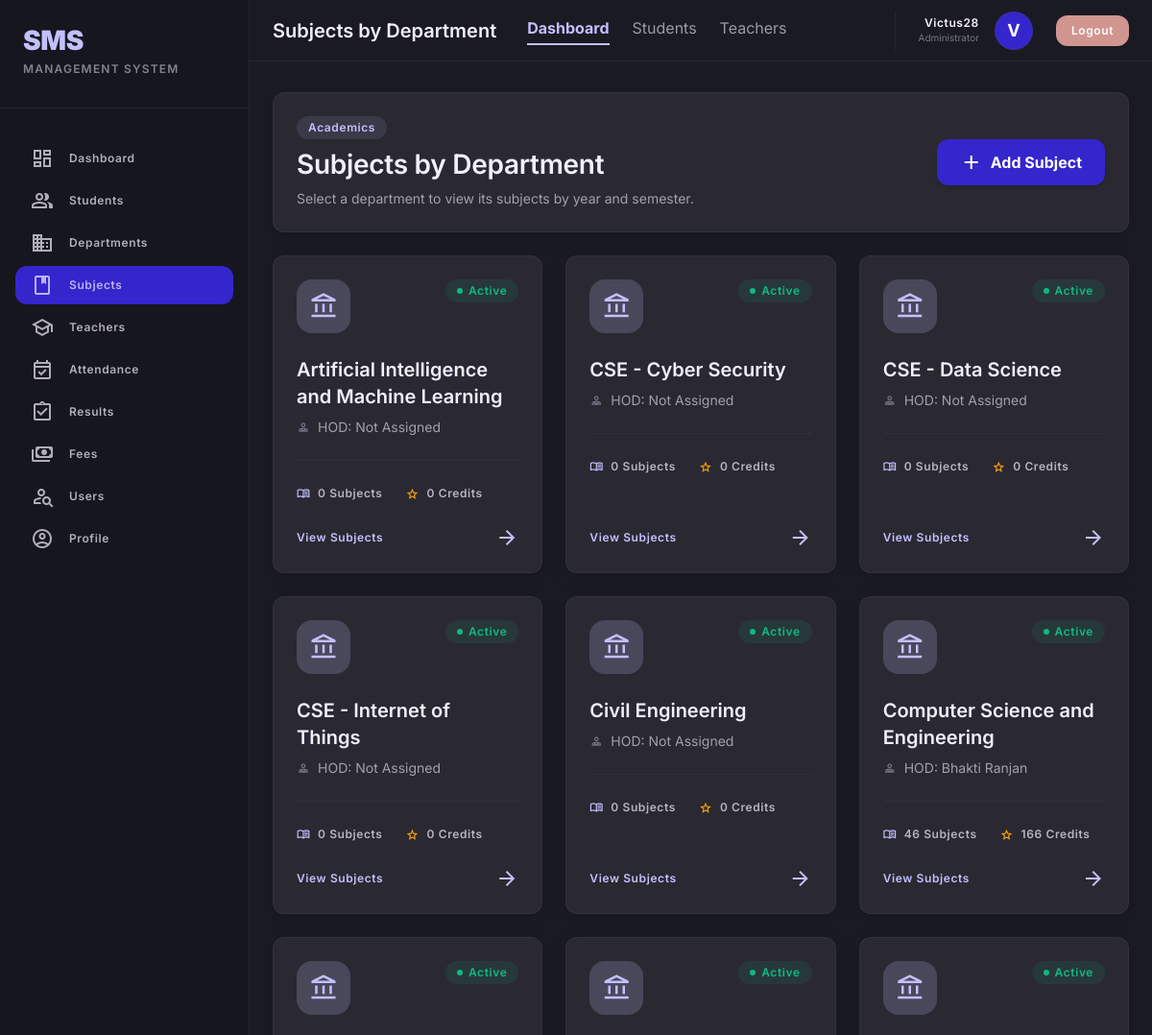
Before: /subjects/ (signed in, upper part) with the older database file.
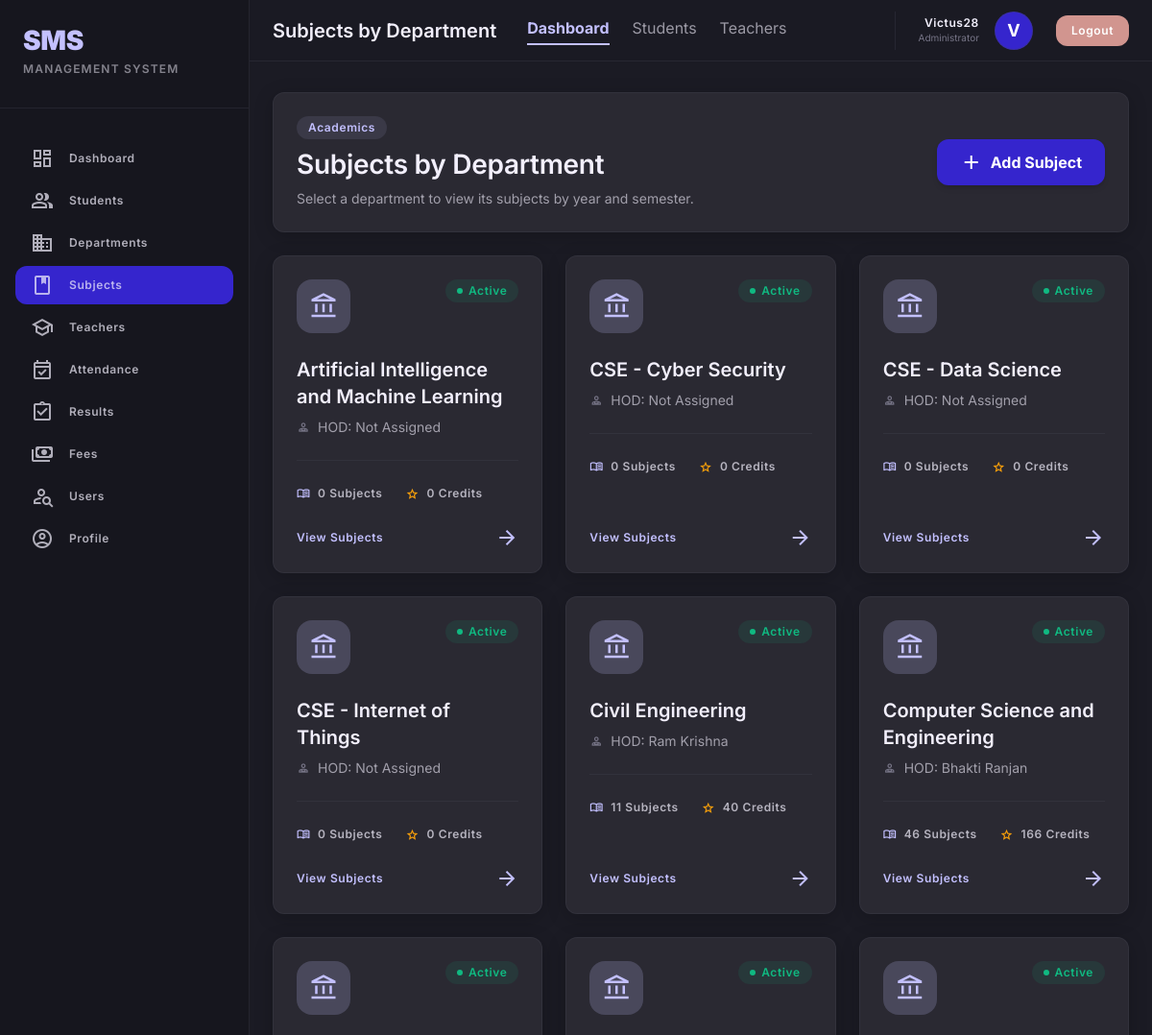
After: the same page with the newer database file.
### StudentManage_app/models.py (models this page shows, shortened)
class Department(models.Model):
    name = models.CharField(max_length=100)
    hod = models.ForeignKey(
        'Teacher',  # Use string reference to avoid circular import
        on_delete=models.SET_NULL,  # Keep department if teacher is deleted
        null=True,
        blank=True,
        related_name='headed_departments'  # Access from Teacher side
    )

class Teacher(models.Model):
    teacher_id = models.CharField(max_length=20, unique=True,null=True,blank=True)
    name = models.CharField(max_length=100)
    email = models.EmailField(unique=True)
    phone = models.CharField(max_length=15)
    qualification = models.CharField(max_length=100, null=True, blank=True)
    experience = models.IntegerField(default=0)
    department = models.ForeignKey(Department, on_delete=models.CASCADE)
    joining_date = models.DateField(null=True, blank=True)
    status = models.BooleanField(default=True)
    created_at = models.DateTimeField(null=True, blank=True)
    password_hash = models.CharField(max_length=128, blank=True, null=True)
    is_teacher_admin = models.BooleanField(default=False, help_text="Can manage other teachers")
    def __str__(self):
        return self.name

### StudentManage_app/views.py (the view)
# urls.py: path('subjects/', views.subject_list, name='subject_list'),
@login_required
def subject_list(request):
    departments = Department.objects.annotate(
        subject_count=Count('subjects'),
        total_credits=Sum('subjects__credits'),
    ).order_by('name')
    context = {'departments': departments}
    return render(request, 'StudentManage_app/sub/subject_list.html', context)

### StudentManage_app/templates/StudentManage_app/sub/subject_list.html (shortened to what this page needs)
{% extends 'base.html' %}
{% block page_title %}Subjects by Department{% endblock %}
{% block content %}
<section class="card-shadow bg-surface-container rounded-xl p-md flex flex-col md:flex-row justify-between items-start md:items-center gap-md border border-outline-variant/30">
    <div>
        <span class="inline-block px-3 py-1 bg-primary/10 text-primary text-label-md font-label-md rounded-full mb-xs">Academics</span>
        <h1 class="text-headline-lg font-headline-lg text-on-surface">Subjects by Department</h1>
        <p class="text-body-md text-on-surface/60 mt-xs">Select a department to view its subjects by year and semester.</p>
    </div>
    <a href="{% url 'subject_create' %}" class="flex items-center gap-xs px-6 py-3 bg-primary-container text-on-primary rounded-xl font-bold shadow-md hover:opacity-90 transition-all active:scale-95">
        <span class="material-symbols-outlined">add</span>
        Add Subject
    </a>
</section>
<section class="grid grid-cols-1 md:grid-cols-2 lg:grid-cols-3 gap-gutter">
    {% for department in departments %}
    <a href="{% url 'subject_department_list' department.id %}"
       class="card-shadow bg-surface-container rounded-xl p-md border border-outline-variant/30 hover:border-primary/50 transition-all group flex flex-col h-full">
        <div class="flex items-start justify-between mb-md">
            <div class="w-14 h-14 rounded-2xl bg-primary/20 text-primary flex items-center justify-center group-hover:bg-primary-container group-hover:text-on-primary transition-all">
                <span class="material-symbols-outlined text-3xl">account_balance</span>
            </div>
            <span class="inline-flex items-center px-3 py-1 bg-success/10 text-success rounded-full text-label-md font-label-md">
                <span class="w-1.5 h-1.5 rounded-full bg-success mr-1.5"></span>
                Active
            </span>
        </div>
        <h3 class="text-headline-md font-headline-md text-on-surface group-hover:text-primary transition-colors">{{ department.name }}</h3>
        <p class="text-body-md text-on-surface/60 mt-xs flex items-center gap-xs">
            <span class="material-symbols-outlined text-sm text-outline">person_apron</span>
            HOD: {{ department.hod|default:"Not Assigned" }}
        </p>
        <div class="flex items-center gap-md mt-md pt-md border-t border-outline-variant/30">
            <span class="flex items-center gap-xs text-label-md font-label-md text-on-surface/70">
                <span class="material-symbols-outlined text-sm text-primary">menu_book</span>
                {{ department.subject_count|default:"0" }} Subjects
            </span>
            <span class="flex items-center gap-xs text-label-md font-label-md text-on-surface/70">
                <span class="material-symbols-outlined text-sm text-warning">star</span>
                {{ department.total_credits|default:"0" }} Credits
            </span>
        </div>
        <div class="mt-auto pt-md flex items-center justify-between text-primary text-label-md font-label-md group-hover:translate-x-1 transition-transform">
            <span>View Subjects</span>
            <span class="material-symbols-outlined">arrow_forward</span>
        </div>
    </a>
    {% endfor %}
</section>
{% endblock %}

Changed rows visible on the page:
changed Department "Civil Engineering": hod "Not Assigned" → "Ram Krishna"; subject_count "0" → "11"; total_credits "0" → "40"
